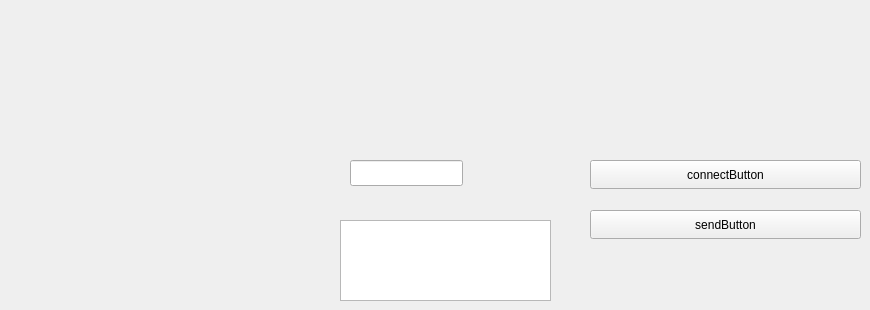
           <widget class="QWidget" name="page_12">
            <widget class="QPushButton" name="pushButton_12">
             <property name="geometry">
              <rect>
               <x>590</x>
               <y>160</y>
               <width>271</width>
               <height>29</height>
              </rect>
             </property>
             <property name="text">
              <string>connectButton</string>
             </property>
            </widget>
            <widget class="QPushButton" name="sendButton">
             <property name="geometry">
              <rect>
               <x>590</x>
               <y>210</y>
               <width>271</width>
               <height>29</height>
              </rect>
             </property>
             <property name="text">
              <string>sendButton</string>
             </property>
            </widget>
            <widget class="QLineEdit" name="messageInput">
             <property name="geometry">
              <rect>
               <x>350</x>
               <y>160</y>
               <width>113</width>
               <height>26</height>
              </rect>
             </property>
            </widget>
            <widget class="QTextEdit" name="outputText">
             <property name="geometry">
              <rect>
               <x>340</x>
               <y>220</y>
               <width>211</width>
               <height>81</height>
              </rect>
             </property>
            </widget>
           </widget>
